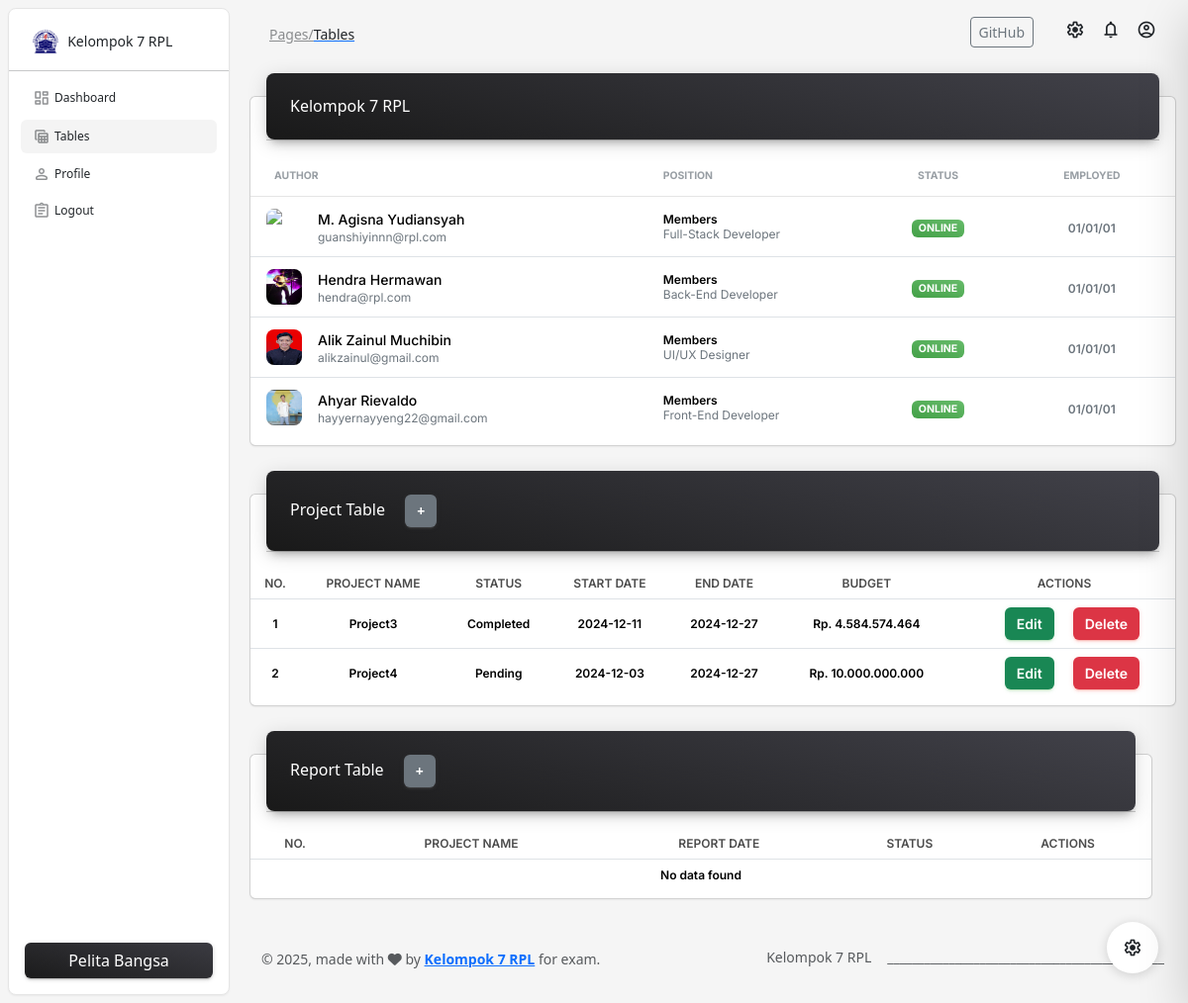
Page /tables.php on the earlier database version.
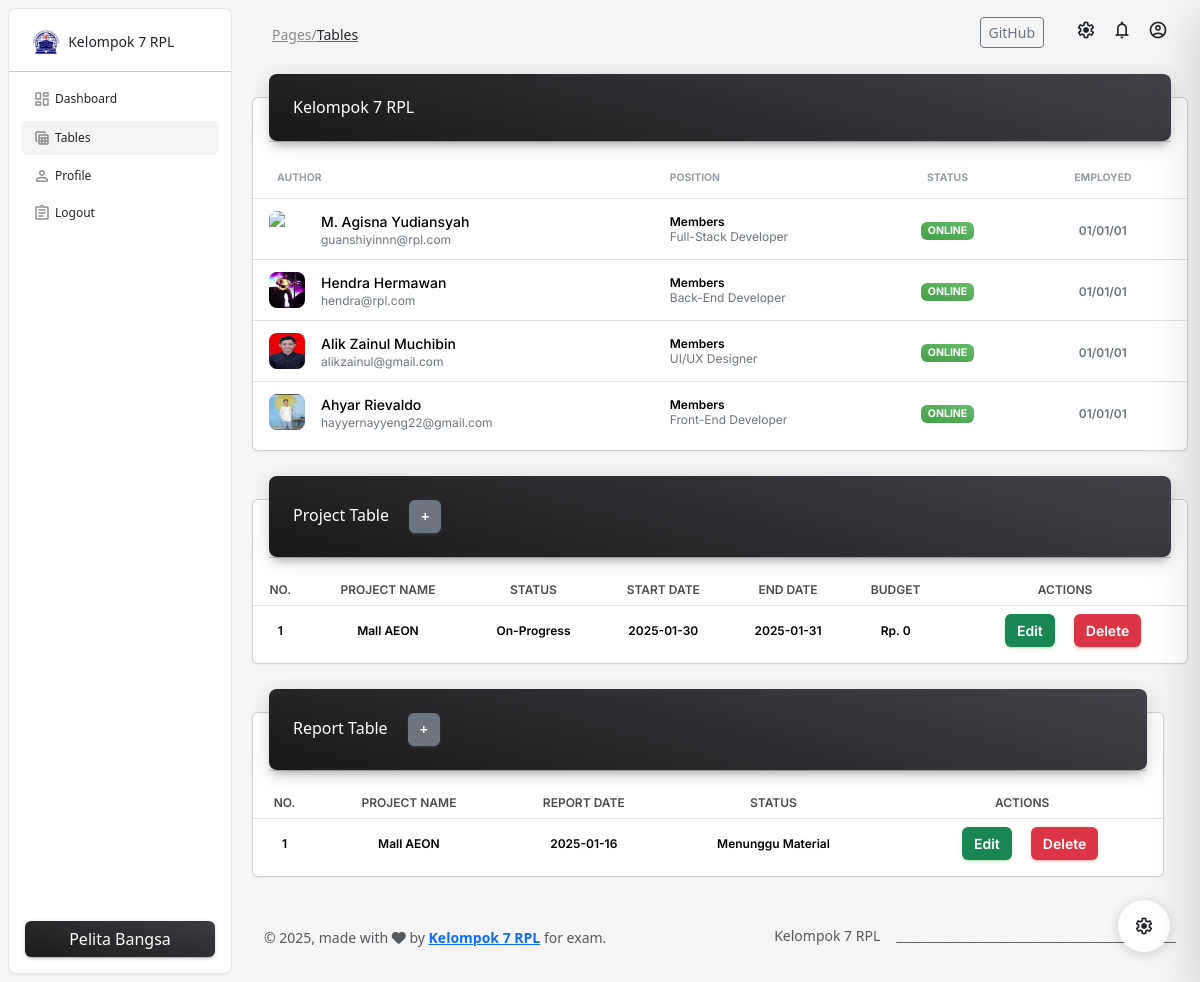
Same page on the later database version.
### tables this page shows
CREATE TABLE `tb_project` (
  `id_project` int(11) NOT NULL,
  `project_name` varchar(30) NOT NULL,
  `status` varchar(30) NOT NULL,
  `start_date` date NOT NULL,
  `end_date` date NOT NULL,
  `budget` float(10,0) NOT NULL
);

CREATE TABLE `tb_report` (
  `id_report` int(11) NOT NULL,
  `project_name` varchar(255) DEFAULT NULL,
  `report_date` date NOT NULL,
  `status` varchar(30) NOT NULL,
  `id_project` int(11) DEFAULT NULL
);

### components/tables.php (called while the page is built)
<?php include "components/author_tables.php"; ?>
<?php include "components/project_tables.php"; ?>
<?php include "components/report_tables.php"; ?>

### components/project_tables.php (the view, shortened to what the rows shown need)
<?php
  include('config/koneksi.php');
  $query = "SELECT * FROM tb_project";
  $sql = mysqli_query($koneksi , $query);
  $no = 0;
?>
<div class="row">
<div class="col-12">
  <div class="card my-4">
    <div class="card-body px-0 pb-2">
      <div class="table-responsive p-0">
        <table class="table align-items-center justify-content-center mb-0">
          <tbody>
            <tr>
              <th class="text-uppercase text-xs opacity-7 text-center">No.</th>
              <th class="text-uppercase text-xs opacity-7 text-center">Project Name</th>
              <th class="text-uppercase text-xs opacity-7 text-center">Status</th>
              <th class="text-uppercase text-xs opacity-7 text-center">Start Date</th>
              <th class="text-uppercase text-xs opacity-7 text-center">End Date</th>
              <th class="text-uppercase text-xs opacity-7 text-center">Budget</th>
              <th class="text-uppercase text-xs opacity-7 text-center">Actions</th>
            </tr>
            <?php
              while ($result = mysqli_fetch_array($sql)) {
            ?>
            <tr>
              <td class="text-xs font-weight-bold mb-0 text-center"><?php echo ++$no ?></td>
              <td class="text-xs font-weight-bold mb-0 text-center"><?php echo $result['project_name'] ?></td>
              <td class="text-xs font-weight-bold mb-0 text-center"><?php echo $result['status'] ?></td>
              <td class="text-xs font-weight-bold mb-0 text-center"><?php echo $result['start_date'] ?></td>
              <td class="text-xs font-weight-bold mb-0 text-center"><?php echo $result['end_date'] ?></td>
              <td class="text-xs font-weight-bold mb-0 text-center"><?php $rupiah = number_format($result['budget'], 0, ',', '.'); echo 'Rp. ' . $rupiah; ?></td>
              <td class="text-xs font-weight-bold mb-0 text-center">
                <a href="kelola.php?ubah=<?php echo $result['id_project'] ?>" type="button" class="btn btn-success text-sm font-weight-bold mb-0 border-radius-lg ms-3">Edit</a>
                <a href="proses/kelola_edit.php?hapus=<?php echo $result['id_project'] ?>" type="button" class="btn btn-danger text-sm font-weight-bold mb-0 border-radius-lg ms-3" onClick="return confirm('Apakah yakin ingin menghapus data?')">Delete</a>
              </td>
            </tr>
            <?php
              }
            ?>
          </tbody>
        </table>
      </div>
    </div>
  </div>
</div>

### components/report_tables.php (shortened to what the rows shown need)
<?php
include('config/koneksi.php');
$query_report = "SELECT tb_report.*, tb_project.project_name
                 FROM tb_report
                 JOIN tb_project ON tb_report.id_project = tb_project.id_project";
$sql_report = mysqli_query($koneksi, $query_report);
$no = 0;
?>
<!DOCTYPE html>
<html lang="en">
<head>
    <link rel="stylesheet" href="path/to/bootstrap.min.css">
</head>
<body>
<div class="row">
  <div class="col-12">
    <div class="card my-4">
      <div class="card-body px-0 pb-2">
        <div class="table-responsive p-0">
          <table class="table align-items-center justify-content-center mb-0">
            <tbody>
              <tr>
                <th class="text-uppercase text-xs opacity-7 text-center">No.</th>
                <th class="text-uppercase text-xs opacity-7 text-center">Project Name</th>
                <th class="text-uppercase text-xs opacity-7 text-center">Report Date</th>
                <th class="text-uppercase text-xs opacity-7 text-center">Status</th>
                <th class="text-uppercase text-xs opacity-7 text-center">Actions</th>
              </tr>
              <?php
                while ($result = mysqli_fetch_array($sql_report)) {
              ?>
              <tr>
                <td class="text-xs font-weight-bold mb-0 text-center"><?php echo ++$no ?></td>
                <td class="text-xs font-weight-bold mb-0 text-center"><?php echo $result['project_name'] ?></td>
                <td class="text-xs font-weight-bold mb-0 text-center"><?php echo $result['report_date'] ?></td>
                <td class="text-xs font-weight-bold mb-0 text-center"><?php echo $result['status'] ?></td>
                <td class="text-xs font-weight-bold mb-0 text-center">
                  <button type="button" class="btn btn-success text-sm font-weight-bold mb-0 border-radius-lg ms-3" data-bs-toggle="modal" data-bs-target="#editReportModal<?php echo $result['id_report']; ?>">Edit</button>
                  <a href="?hapus=<?php echo $result['id_report'] ?>" type="button" class="btn btn-danger text-sm font-weight-bold mb-0 border-radius-lg ms-3" onClick="return confirm('Apakah yakin ingin menghapus data?')">Delete</a>
                </td>
              </tr>
              <?php
                }
              ?>
            </tbody>
          </table>
        </div>
      </div>
    </div>
  </div>
</div>
</body>
</html>

Differences in the rows shown:
removed tb_project: project_name "Project3", status "Completed", start_date "2024-12-11", end_date "2024-12-27", budget "4.584.574.464"
removed tb_project: project_name "Project4", status "Pending", start_date "2024-12-03", end_date "2024-12-27", budget "10.000.000.000"
added tb_project: project_name "Mall AEON", status "On-Progress", start_date "2025-01-30", end_date "2025-01-31", budget "0"
added tb_report: id_project.project_name "Mall AEON", report_date "2025-01-16", status "Menunggu Material"
Other differences:
text no longer shown: "No data found"
